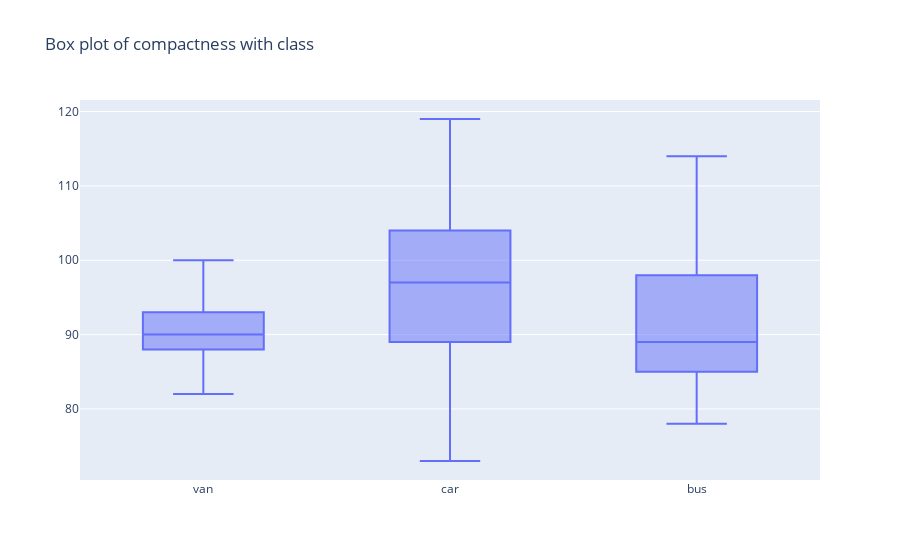
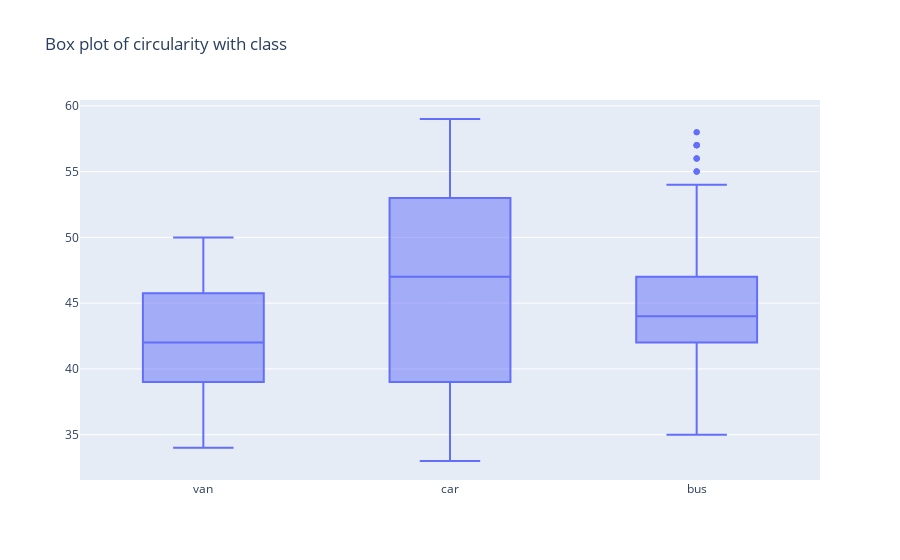
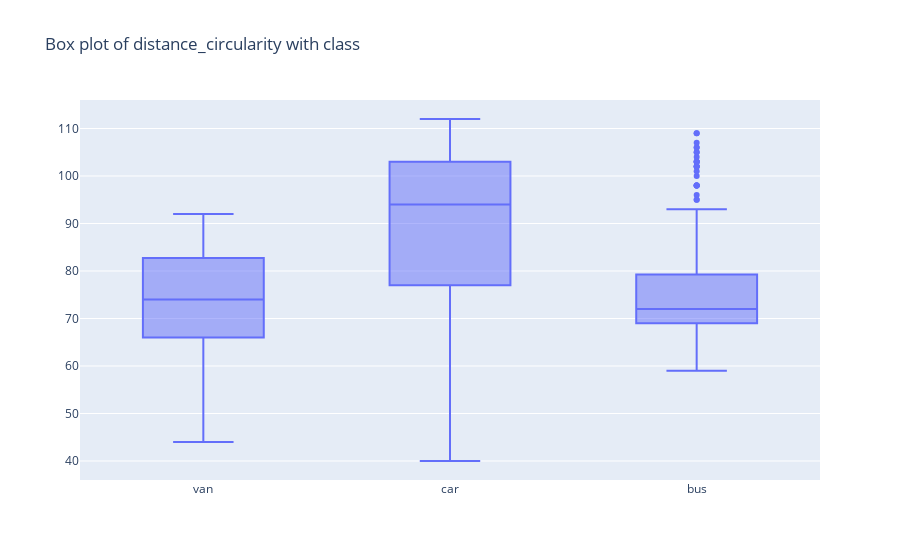
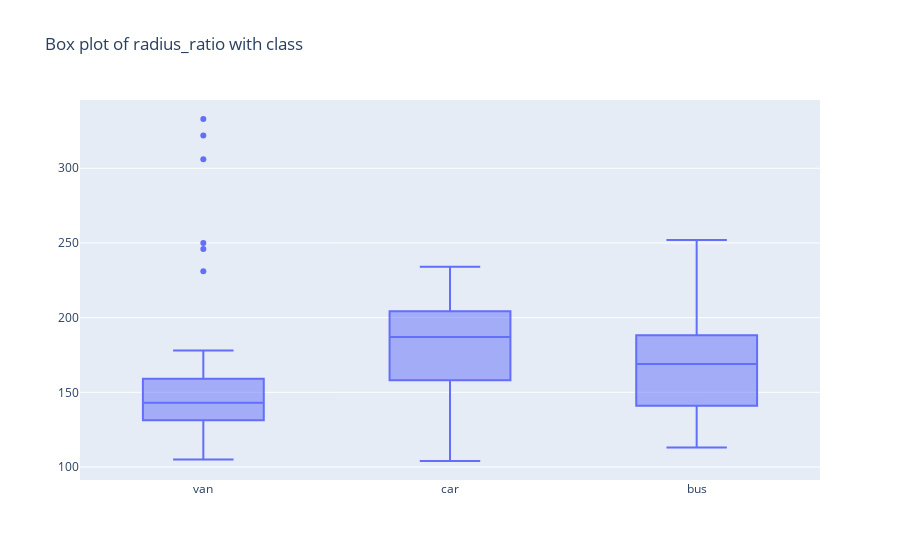

The code cell stored with these charts, in order, in its notebook:
### Code cell
from plotly.graph_objs import Box

# create a box plot for each column with class as x axis 
for col in vehicles_num.columns: 
    if col != 'class':
        fig = Figure(data=[Box(y=vehicles_num[col], x=vehicles['class'], name=col)], 
                     layout=Layout(title=f'Box plot of {col} with class'))
        fig.show()

### Figure 1 — Plotly figure (JSON) as saved in the notebook; plotly's stock layout.template omitted (floating-point values rounded to 4 significant figures; data arrays with more than 128 entries replaced by an {"elided": "..."} marker saying what was removed)
{"data": [{"name": "compactness", "type": "box", "x": {"elided": "813 str values"}, "y": {"elided": "813 int values"}}], "layout": {"title": {"text": "Box plot of compactness with class"}}}

### Figure 2 — Plotly figure (JSON) as saved in the notebook; plotly's stock layout.template omitted (floating-point values rounded to 4 significant figures; data arrays with more than 128 entries replaced by an {"elided": "..."} marker saying what was removed)
{"data": [{"name": "circularity", "type": "box", "x": {"elided": "813 str values"}, "y": {"elided": "813 int values"}}], "layout": {"title": {"text": "Box plot of circularity with class"}}}

### Figure 3 — Plotly figure (JSON) as saved in the notebook; plotly's stock layout.template omitted (floating-point values rounded to 4 significant figures; data arrays with more than 128 entries replaced by an {"elided": "..."} marker saying what was removed)
{"data": [{"name": "distance_circularity", "type": "box", "x": {"elided": "813 str values"}, "y": {"elided": "813 int values"}}], "layout": {"title": {"text": "Box plot of distance_circularity with class"}}}

### Figure 4 — Plotly figure (JSON) as saved in the notebook; plotly's stock layout.template omitted (floating-point values rounded to 4 significant figures; data arrays with more than 128 entries replaced by an {"elided": "..."} marker saying what was removed)
{"data": [{"name": "radius_ratio", "type": "box", "x": {"elided": "813 str values"}, "y": {"elided": "813 int values"}}], "layout": {"title": {"text": "Box plot of radius_ratio with class"}}}
